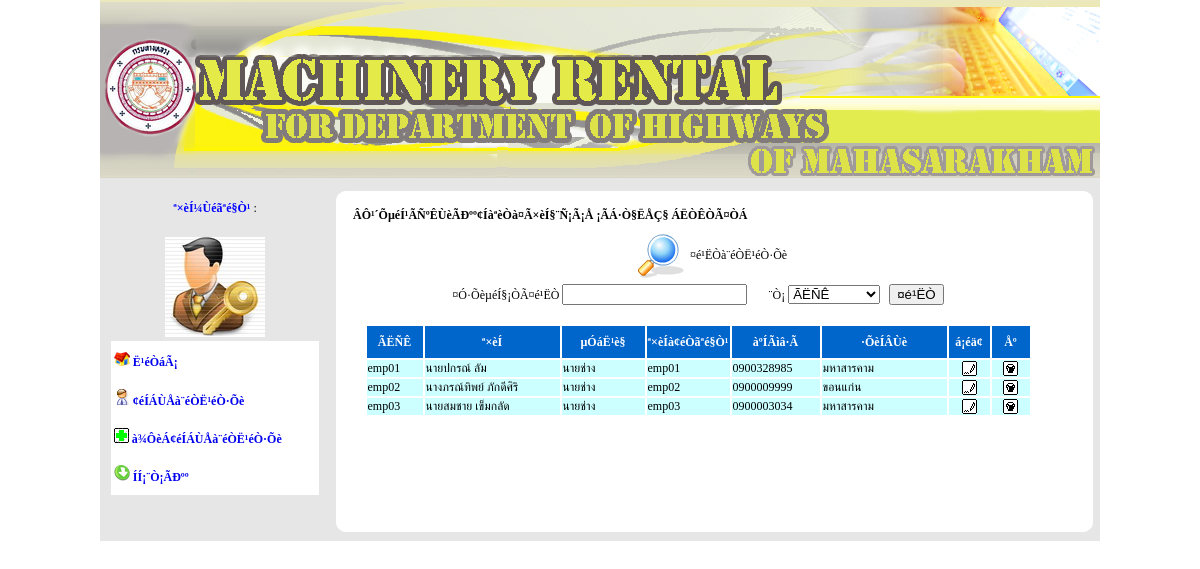
The app's page /Admin/search_employee.php with its own data.
### tables this page shows
CREATE TABLE `tb_employee` (
  `emp_id` varchar(5) NOT NULL,
  `emp_name` text NOT NULL,
  `emp_user` varchar(15) NOT NULL,
  `emp_pass` varchar(15) NOT NULL,
  `brithday` text NOT NULL,
  `sex` varchar(1) NOT NULL,
  `address` varchar(100) NOT NULL,
  `phone` varchar(10) NOT NULL,
  `Position_id` varchar(5) NOT NULL,
  PRIMARY KEY  (`emp_id`)
);

CREATE TABLE `tb_position` (
  `pos_id` int(5) NOT NULL auto_increment,
  `name` varchar(50) NOT NULL,
  PRIMARY KEY  (`pos_id`)
);

### Admin/search_employee.php (the view, shortened to what this page needs)
<!DOCTYPE HTML PUBLIC "-//W3C//DTD HTML 4.01 Transitional//EN"
"http://www.w3.org/TR/html4/loose.dtd">
<html>
<Center>
<head>
<link href="../css/css1.css" rel="stylesheet" type="text/css">
</head>
<body><font size="+5">
<table width="1000"  border="0" cellpadding="0" cellspacing="0">
  <tr valign="top">
    <td colspan="2"><? include("inc_header.php"); ?></td>
  </tr>
  <tr valign="top">
    <td height="5" colspan="2" bgcolor="#E7E6E6"></td>
  </tr>
  <tr valign="top">
    <td width="23%" height="114" bgcolor="#E7E6E6">
    <table width="100%" height="49"  border="0">
      <tr>
        <td width="100%" height="45"><center>
<span class="style1">ª×èÍ¼Ùéãªé§Ò¹</span> : <?=$_SESSION['adm_name']?>
        </center></td>
      </tr>
    </table>
      <table width="100%" height="102"  border="0">
        <tr>
          <td height="48" align="center"><img src="../images/administrator.jpg" alt="" width="100" height="100"></td>
        </tr>
        <tr>
          <td width="100%" height="48"><center>
            <table width="93%" height="146"  border="0" bgcolor="#FFFFFF">
              <tr>
                <td height="34"><strong><img src="../images/home.gif" alt="" width="16" height="14"><a href="Menu_Detail.php"> Ë¹éÒáÃ¡</a></strong></td>
              </tr>
              <tr>
                <td height="34"><strong><img src="../images/impersonal.gif" alt="" width="16" height="16">&nbsp;<a href="search_employee.php">¢éÍÁÙÅà¨éÒË¹éÒ·Õè</a></strong></td>
              </tr>
              <tr>
                <td height="34"><strong><img src="../images/addg.GIF" alt="" width="15" height="15">&nbsp;<a href="Insertemployee.php">à¾ÔèÁ¢éÍÁÙÅà¨éÒË¹éÒ·Õè</a></strong></td>
              </tr>
              <tr>
                <td width="100%" height="34"><strong><img src="../images/logout.gif" alt="" width="16" height="16">&nbsp;<a href="../logout.php">ÍÍ¡¨Ò¡ÃÐºº</a></strong></td>
              </tr>
            </table>
          </center></td>
        </tr>
    </table>
    </td>
    <td width="77%"><table id="Table_01" width="100%" height="0" border="0" cellpadding="0" cellspacing="0">
      <tr>
        <td width="20"> <img src="../images/rim_01.gif" width="20" height="22" alt=""></td>
        <td background="../images/rim_02.gif"> <img src="../images/rim_02.gif" width="8" height="22" alt=""></td>
        <td background="../images/rim_02.gif">&nbsp; </td>
        <td width="23"> <img src="../images/rim_04.gif" width="23" height="22" alt=""></td>
      </tr>
      <tr>
        <td background="../images/rim_05.gif"> <img src="../images/rim_05.gif" width="20" height="11" alt=""></td>
        <td colspan="2" rowspan="2" valign="top" bgcolor="#FFFFFF"><table width="100%"  border="0">
          <tr>
            <td width="48%" colspan="2" ><strong>ÂÔ¹´ÕµéÍ¹ÃÑºÊÙèÃÐºº¢ÍàªèÒà¤Ã×èÍ§¨Ñ¡Ã¡Å ¡ÃÁ·Ò§ËÅÇ§ ÁËÒÊÒÃ¤ÒÁ </strong></td>
          </tr>
          <tr>
            <td colspan="2" rowspan="2" bgcolor="#FFFFFF">
              <table width="690" height="162" border="0" align="center">
                <tr>
                  <td width="330" align="right"><img src="../images/icon_search11.gif" width="50" height="50"></td>
                  <td width="350"><span class="style51">¤é¹ËÒà¨éÒË¹éÒ·Õè</span></td>
                </tr>
                <tr>
                  <td colspan="2" align="center"><form id="form1" name="form1" method="post" action="search_employee.php">
      ¤Ó·ÕèµéÍ§¡ÒÃ¤é¹ËÒ
      <input name="txtKeyword" type="text" id="txtKeyword" value="<?=$_POST["txtKeyword"];?>" />
&nbsp;&nbsp;&nbsp;&nbsp;&nbsp;&nbsp;¨Ò¡
<select name="fields" >
  <option value="1" selected="selected" <? echo $select1;?>>ÃËÑÊ</option>
</select>
<input type="submit" name="Submit" value="¤é¹ËÒ" />
                  </form></td>
                  </tr>
                <tr>
                  <td colspan="2">
?><br>
                    <table width="667" border="0" align="center">
                      <tr>
                      	<td width="54" height="30" bgcolor="#0066CC"><div align="center" class="style3">ÃËÑÊ</div></td>
                        <td width="133" bgcolor="#0066CC"><div align="center" class="style3">ª×èÍ</div></td>
                        <td width="81" bgcolor="#0066CC"><div align="center" class="style3">µÓáË¹è§</div></td>
          <td width="81" bgcolor="#0066CC"><div align="center" class="style3">ª×èÍà¢éÒãªé§Ò¹</div></td>
          <td width="86" bgcolor="#0066CC"><div align="center" class="style3">àºÍÃìâ·Ã</div></td>
          <td width="123" bgcolor="#0066CC"><div align="center" class="style3">·ÕèÍÂÙè</div></td>
          <td width="39" bgcolor="#0066CC"><div align="center" class="style3">á¡éä¢</div></td>
          <td width="36" bgcolor="#0066CC"><div align="center" class="style3">Åº</div></td>
                      </tr>
                      <?
$sql_show = "select * from tb_employee  ,  tb_position where tb_employee.Position_id=tb_position.pos_id and  emp_id is not null";
$result_show = mysql_query($sql_show) or die(mysql_error());
while($row_show = mysql_fetch_array($result_show))
{
?>
        <tr>
        <td bgcolor="#CCFFFF"><?=$row_show['emp_id']?></td>
          <td bgcolor="#CCFFFF"><?=$row_show['emp_name']?></td>
          <td bgcolor="#CCFFFF"><?=$row_show['name']?></td>
          <td bgcolor="#CCFFFF"><?=$row_show['emp_user']?></td>
          <td bgcolor="#CCFFFF"><?=$row_show['phone']?></td>
          <td bgcolor="#CCFFFF"><?=$row_show['address']?></td>
          <td bgcolor="#CCFFFF"><div align="center"><a href="editemp.php?edit_id=<?=$row_show['emp_id']?>"><img src="../images/edit.gif" alt="" width="15" height="15"></a></div></td>
           <td bgcolor="#CCFFFF"><div align="center"><a href="del_emp.php?del_id=<?=$row_show[emp_id]?>" onClick='return Conf(this)' ><img src="../images/delete.gif" alt="" width="15" height="15"></a></div></td>
        </tr>
        <?
}
?>
                    </table></td>
                </tr>
              </table></td>
          </tr>
          <tr>
            <td colspan="2">&nbsp;</td>
            </tr>
        </table></td>
        <td background="../images/rim_07.gif"> <img src="../images/rim_07.gif" width="23" height="11" alt=""></td>
      </tr>
      <tr>
        <td height="300" background="../images/rim_05.gif">&nbsp; </td>
        <td background="../images/rim_07.gif">&nbsp; </td>
      </tr>
      <tr>
        <td> <img src="../images/rim_10.gif" width="20" height="25" alt=""></td>
        <td background="../images/rim_11.gif"> <img src="../images/rim_11.gif" width="8" height="25" alt=""></td>
        <td background="../images/rim_11.gif">&nbsp; </td>
        <td> <img src="../images/rim_13.gif" width="23" height="25" alt=""></td>
      </tr>
    </table></td>
  </tr>
</table>
</font>
</body>
</Center>
</html>

### css/css1.css (style rules this page uses)
body,td,th { font-family: MS Sans Serif, CordiaUPC; font-size: 12px; }
body { margin-left: 0px; margin-top: 0px; margin-right: 0px; margin-bottom: 0px; }
a { font-family: MS Sans Serif, CordiaUPC; font-size: 12px; }
a:link { text-decoration: none; }

### Admin/search_employee.php (style rules this page uses)
.style3 { color: #FFFFFF; font-weight: bold; }

### records on screen
tb_employee: emp_id "emp01", emp_name "นายปกรณ์ ลัม", Position.name "นายช่าง", emp_user "emp01", phone "0900328985", address "มหาสารคาม"
tb_employee: emp_id "emp02", emp_name "นางภรณ์ทิพย์ ภักดีศิริ", Position.name "นายช่าง", emp_user "emp02", phone "0900009999", address "ขอนแก่น"
tb_employee: emp_id "emp03", emp_name "นายสมชาย เข็มกลัด", Position.name "นายช่าง", emp_user "emp03", phone "0900003034", address "มหาสารคาม"
